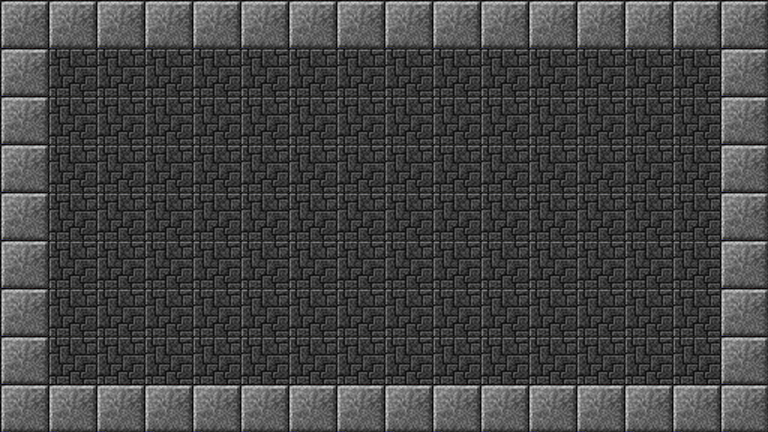

This game map was drawn from its Tiled (.tmx) file and the tilesets committed beside it. A one-line description and the trimmed map source follow:
An orthogonal 16x9 tile map with 48x48 px tiles, 1 tile layer (bg).

<map version="1.0.0" orientation="orthogonal" renderorder="right-down" width="16" height="9" tilewidth="48" tileheight="48" nextobjectid="1">
 <tileset firstgid="1" name="dungeon-min-48x48" tilewidth="48" tileheight="48" tilecount="512" columns="64">
  <image source="dungeon-min-48x48.png" trans="ff00ff" width="3072" height="384" />
 </tileset>
 <layer name="bg" width="16" height="9">
  <data>[144 cells, 144 non-empty, 2 distinct tile ids]</data>
 </layer>
</map>